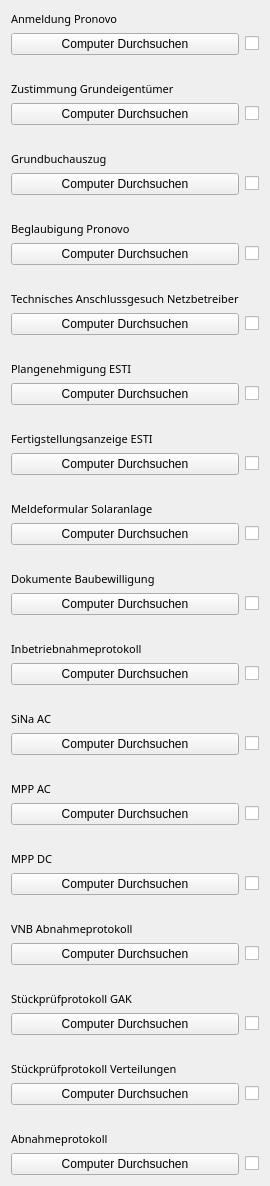
         <widget class="QWidget" name="scrollAreaWidgetContents_9">
          <property name="geometry">
           <rect>
            <x>0</x>
            <y>0</y>
            <width>267</width>
            <height>1149</height>
           </rect>
          </property>
          <layout class="QGridLayout" name="gridLayout_10">
           <item row="32" column="0">
            <widget class="QLabel" name="label_230">
             <property name="text">
              <string/>
             </property>
            </widget>
           </item>
           <item row="37" column="1">
            <widget class="QCheckBox" name="checkBox_37">
             <property name="text">
              <string/>
             </property>
            </widget>
           </item>
           <item row="46" column="1">
            <widget class="QCheckBox" name="checkBox_41">
             <property name="text">
              <string/>
             </property>
            </widget>
           </item>
           <item row="39" column="0">
            <widget class="QLabel" name="label_179">
             <property name="font">
              <font>
               <family>Century Gothic</family>
               <pointsize>8</pointsize>
               <weight>50</weight>
               <italic>false</italic>
               <bold>false</bold>
              </font>
             </property>
             <property name="text">
              <string>MPP DC</string>
             </property>
            </widget>
           </item>
           <item row="0" column="0">
            <widget class="QLabel" name="label_169">
             <property name="font">
              <font>
               <family>Century Gothic</family>
               <pointsize>8</pointsize>
               <weight>50</weight>
               <italic>false</italic>
               <bold>false</bold>
              </font>
             </property>
             <property name="text">
              <string>Anmeldung Pronovo</string>
             </property>
            </widget>
           </item>
           <item row="9" column="1">
            <widget class="QCheckBox" name="checkBox_grundbuchauszug">
             <property name="text">
              <string/>
             </property>
            </widget>
           </item>
           <item row="2" column="1">
            <widget class="QCheckBox" name="checkBox_anmeldung_pronovo">
             <property name="text">
              <string/>
             </property>
            </widget>
           </item>
           <item row="6" column="1">
            <widget class="QCheckBox" name="checkBox_grundeigentmer">
             <property name="text">
              <string/>
             </property>
            </widget>
           </item>
           <item row="24" column="0">
            <widget class="QLabel" name="label_168">
             <property name="font">
              <font>
               <family>Century Gothic</family>
               <pointsize>8</pointsize>
               <weight>50</weight>
               <italic>false</italic>
               <bold>false</bold>
              </font>
             </property>
             <property name="text">
              <string>Meldeformular Solaranlage</string>
             </property>
            </widget>
           </item>
           <item row="13" column="0">
            <widget class="QLabel" name="label_130">
             <property name="text">
              <string/>
             </property>
            </widget>
           </item>
           <item row="46" column="0">
            <widget class="QPushButton" name="pushButton_25">
             <property name="text">
              <string>Computer Durchsuchen</string>
             </property>
            </widget>
           </item>
           <item row="12" column="1">
            <widget class="QCheckBox" name="checkBox_beglaubigung_pronovo">
             <property name="text">
              <string/>
             </property>
            </widget>
           </item>
           <item row="25" column="1">
            <widget class="QCheckBox" name="checkBox_meldeformular">
             <property name="text">
              <string/>
             </property>
            </widget>
           </item>
           <item row="40" column="0">
            <widget class="QPushButton" name="pushButton_30">
             <property name="text">
              <string>Computer Durchsuchen</string>
             </property>
            </widget>
           </item>
           <item row="34" column="1">
            <widget class="QCheckBox" name="checkBox_39">
             <property name="text">
              <string/>
             </property>
            </widget>
           </item>
           <item row="26" column="0">
            <widget class="QLabel" name="label_228">
             <property name="text">
              <string/>
             </property>
            </widget>
           </item>
           <item row="19" column="1">
            <widget class="QCheckBox" name="checkBox_plan_ESTI">
             <property name="text">
              <string/>
             </property>
            </widget>
           </item>
           <item row="53" column="0">
            <widget class="QPushButton" name="pushButton_26">
             <property name="text">
              <string>Computer Durchsuchen</string>
             </property>
            </widget>
           </item>
           <item row="7" column="0">
            <widget class="QLabel" name="label_128">
             <property name="text">
              <string/>
             </property>
            </widget>
           </item>
           <item row="35" column="0">
            <widget class="QLabel" name="label_231">
             <property name="text">
              <string/>
             </property>
            </widget>
           </item>
           <item row="34" column="0">
            <widget class="QPushButton" name="pushButton_17">
             <property name="text">
              <string>Computer Durchsuchen</string>
             </property>
            </widget>
           </item>
           <item row="25" column="0">
            <widget class="QPushButton" name="pushButton_meldeformular">
             <property name="text">
              <string>Computer Durchsuchen</string>
             </property>
            </widget>
           </item>
           <item row="49" column="0">
            <widget class="QLabel" name="label_177">
             <property name="font">
              <font>
               <family>Century Gothic</family>
               <pointsize>8</pointsize>
               <weight>50</weight>
               <italic>false</italic>
               <bold>false</bold>
              </font>
             </property>
             <property name="text">
              <string>Stückprüfprotokoll Verteilungen</string>
             </property>
            </widget>
           </item>
           <item row="28" column="1">
            <widget class="QCheckBox" name="checkBox_baubewilligung">
             <property name="text">
              <string/>
             </property>
            </widget>
           </item>
           <item row="31" column="0">
            <widget class="QPushButton" name="pushButton_16">
             <property name="text">
              <string>Computer Durchsuchen</string>
             </property>
            </widget>
           </item>
           <item row="31" column="1">
            <widget class="QCheckBox" name="checkBox_44">
             <property name="text">
              <string/>
             </property>
            </widget>
           </item>
           <item row="22" column="0">
            <widget class="QPushButton" name="pushButton_fertigstellung_ESTI">
             <property name="text">
              <string>Computer Durchsuchen</string>
             </property>
            </widget>
           </item>
           <item row="18" column="0">
            <widget class="QLabel" name="label_167">
             <property name="font">
              <font>
               <family>Century Gothic</family>
               <pointsize>8</pointsize>
               <weight>50</weight>
               <italic>false</italic>
               <bold>false</bold>
              </font>
             </property>
             <property name="text">
              <string>Plangenehmigung ESTI</string>
             </property>
            </widget>
           </item>
           <item row="38" column="0">
            <widget class="QLabel" name="label_232">
             <property name="text">
              <string/>
             </property>
            </widget>
           </item>
           <item row="20" column="0">
            <widget class="QLabel" name="label_226">
             <property name="text">
              <string/>
             </property>
            </widget>
           </item>
           <item row="16" column="0">
            <widget class="QPushButton" name="pushButton_TAG">
             <property name="text">
              <string>Computer Durchsuchen</string>
             </property>
            </widget>
           </item>
           <item row="28" column="0">
            <widget class="QPushButton" name="pushButton_baubewilligung">
             <property name="text">
              <string>Computer Durchsuchen</string>
             </property>
            </widget>
           </item>
           <item row="6" column="0">
            <widget class="QPushButton" name="pushButton_grundeigentmer">
             <property name="sizePolicy">
              <sizepolicy hsizetype="Minimum" vsizetype="Expanding">
               <horstretch>0</horstretch>
               <verstretch>0</verstretch>
              </sizepolicy>
             </property>
             <property name="maximumSize">
              <size>
               <width>16777215</width>
               <height>16777215</height>
              </size>
             </property>
             <property name="text">
              <string>Computer Durchsuchen</string>
             </property>
            </widget>
           </item>
           <item row="14" column="0">
            <widget class="QLabel" name="label_172">
             <property name="font">
              <font>
               <family>Century Gothic</family>
               <pointsize>8</pointsize>
               <weight>50</weight>
               <italic>false</italic>
               <bold>false</bold>
              </font>
             </property>
             <property name="text">
              <string>Technisches Anschlussgesuch Netzbetreiber</string>
             </property>
            </widget>
           </item>
           <item row="36" column="0">
            <widget class="QLabel" name="label_178">
             <property name="font">
              <font>
               <family>Century Gothic</family>
               <pointsize>8</pointsize>
               <weight>50</weight>
               <italic>false</italic>
               <bold>false</bold>
              </font>
             </property>
             <property name="text">
              <string>MPP AC</string>
             </property>
            </widget>
           </item>
           <item row="40" column="1">
            <widget class="QCheckBox" name="checkBox_38">
             <property name="text">
              <string/>
             </property>
            </widget>
           </item>
           <item row="50" column="1">
            <widget class="QCheckBox" name="checkBox_42">
             <property name="text">
              <string/>
             </property>
            </widget>
           </item>
           <item row="8" column="0">
            <widget class="QLabel" name="label_162">
             <property name="font">
              <font>
               <family>Century Gothic</family>
               <pointsize>8</pointsize>
               <weight>50</weight>
               <italic>false</italic>
               <bold>false</bold>
              </font>
             </property>
             <property name="text">
              <string>Grundbuchauszug</string>
             </property>
            </widget>
           </item>
           <item row="17" column="0">
            <widget class="QLabel" name="label_131">
             <property name="text">
              <string/>
             </property>
            </widget>
           </item>
           <item row="33" column="0">
            <widget class="QLabel" name="label_163">
             <property name="font">
              <font>
               <family>Century Gothic</family>
               <pointsize>8</pointsize>
               <weight>50</weight>
               <italic>false</italic>
               <bold>false</bold>
              </font>
             </property>
             <property name="text">
              <string>SiNa AC</string>
             </property>
            </widget>
           </item>
           <item row="11" column="0">
            <widget class="QLabel" name="label_166">
             <property name="font">
              <font>
               <family>Century Gothic</family>
               <pointsize>8</pointsize>
               <weight>50</weight>
               <italic>false</italic>
               <bold>false</bold>
              </font>
             </property>
             <property name="text">
              <string>Beglaubigung Pronovo</string>
             </property>
            </widget>
           </item>
           <item row="37" column="0">
            <widget class="QPushButton" name="pushButton_29">
             <property name="text">
              <string>Computer Durchsuchen</string>
             </property>
            </widget>
           </item>
           <item row="41" column="0">
            <widget class="QLabel" name="label_233">
             <property name="text">
              <string/>
             </property>
            </widget>
           </item>
           <item row="53" column="1">
            <widget class="QCheckBox" name="checkBox_43">
             <property name="text">
              <string/>
             </property>
            </widget>
           </item>
           <item row="45" column="0">
            <widget class="QLabel" name="label_173">
             <property name="font">
              <font>
               <family>Century Gothic</family>
               <pointsize>8</pointsize>
               <weight>50</weight>
               <italic>false</italic>
               <bold>false</bold>
              </font>
             </property>
             <property name="text">
              <string>Stückprüfprotokoll GAK</string>
             </property>
            </widget>
           </item>
           <item row="48" column="0">
            <widget class="QLabel" name="label_237">
             <property name="text">
              <string/>
             </property>
            </widget>
           </item>
           <item row="30" column="0">
            <widget class="QLabel" name="label_165">
             <property name="font">
              <font>
               <family>Century Gothic</family>
               <pointsize>8</pointsize>
               <weight>50</weight>
               <italic>false</italic>
               <bold>false</bold>
              </font>
             </property>
             <property name="text">
              <string>Inbetriebnahmeprotokoll</string>
             </property>
            </widget>
           </item>
           <item row="2" column="0">
            <widget class="QPushButton" name="pushButton_anmeldung_pronovo">
             <property name="sizePolicy">
              <sizepolicy hsizetype="Minimum" vsizetype="Fixed">
               <horstretch>0</horstretch>
               <verstretch>0</verstretch>
              </sizepolicy>
             </property>
             <property name="text">
              <string>Computer Durchsuchen</string>
             </property>
            </widget>
           </item>
           <item row="51" column="0">
            <widget class="QLabel" name="label_235">
             <property name="text">
              <string/>
             </property>
            </widget>
           </item>
           <item row="43" column="1">
            <widget class="QCheckBox" name="checkBox_40">
             <property name="text">
              <string/>
             </property>
            </widget>
           </item>
           <item row="12" column="0">
            <widget class="QPushButton" name="pushButton_beglaubigung_pronovo">
             <property name="text">
              <string>Computer Durchsuchen</string>
             </property>
            </widget>
           </item>
           <item row="44" column="0">
            <widget class="QLabel" name="label_234">
             <property name="text">
              <string/>
             </property>
            </widget>
           </item>
           <item row="42" column="0">
            <widget class="QLabel" name="label_176">
             <property name="font">
              <font>
               <family>Century Gothic</family>
               <pointsize>8</pointsize>
               <weight>50</weight>
               <italic>false</italic>
               <bold>false</bold>
              </font>
             </property>
             <property name="text">
              <string>VNB Abnahmeprotokoll</string>
             </property>
            </widget>
           </item>
           <item row="19" column="0">
            <widget class="QPushButton" name="pushButton_plan_ESTI">
             <property name="text">
              <string>Computer Durchsuchen</string>
             </property>
            </widget>
           </item>
           <item row="10" column="0">
            <widget class="QLabel" name="label_129">
             <property name="text">
              <string/>
             </property>
            </widget>
           </item>
           <item row="22" column="1">
            <widget class="QCheckBox" name="checkBox_fertigstellung_ESTI">
             <property name="text">
              <string/>
             </property>
            </widget>
           </item>
           <item row="23" column="0">
            <widget class="QLabel" name="label_227">
             <property name="text">
              <string/>
             </property>
            </widget>
           </item>
           <item row="50" column="0">
            <widget class="QPushButton" name="pushButton_32">
             <property name="text">
              <string>Computer Durchsuchen</string>
             </property>
            </widget>
           </item>
           <item row="9" column="0">
            <widget class="QPushButton" name="pushButton_grundbuchauszug">
             <property name="text">
              <string>Computer Durchsuchen</string>
             </property>
            </widget>
           </item>
           <item row="21" column="0">
            <widget class="QLabel" name="label_171">
             <property name="font">
              <font>
               <family>Century Gothic</family>
               <pointsize>8</pointsize>
               <weight>50</weight>
               <italic>false</italic>
               <bold>false</bold>
              </font>
             </property>
             <property name="text">
              <string>Fertigstellungsanzeige ESTI</string>
             </property>
            </widget>
           </item>
           <item row="52" column="0">
            <widget class="QLabel" name="label_180">
             <property name="font">
              <font>
               <family>Century Gothic</family>
               <pointsize>8</pointsize>
               <weight>50</weight>
               <italic>false</italic>
               <bold>false</bold>
              </font>
             </property>
             <property name="text">
              <string>Abnahmeprotokoll</string>
             </property>
            </widget>
           </item>
           <item row="27" column="0">
            <widget class="QLabel" name="label_164">
             <property name="font">
              <font>
               <family>Century Gothic</family>
               <pointsize>8</pointsize>
               <weight>50</weight>
               <italic>false</italic>
               <bold>false</bold>
              </font>
             </property>
             <property name="text">
              <string>Dokumente Baubewilligung</string>
             </property>
            </widget>
           </item>
           <item row="16" column="1">
            <widget class="QCheckBox" name="checkBox_TAG">
             <property name="text">
              <string/>
             </property>
            </widget>
           </item>
           <item row="29" column="0">
            <widget class="QLabel" name="label_229">
             <property name="text">
              <string/>
             </property>
            </widget>
           </item>
           <item row="43" column="0">
            <widget class="QPushButton" name="pushButton_31">
             <property name="text">
              <string>Computer Durchsuchen</string>
             </property>
            </widget>
           </item>
           <item row="5" column="0">
            <widget class="QLabel" name="label_170">
             <property name="font">
              <font>
               <family>Century Gothic</family>
               <pointsize>8</pointsize>
               <weight>50</weight>
               <italic>false</italic>
               <bold>false</bold>
              </font>
             </property>
             <property name="text">
              <string>Zustimmung Grundeigentümer</string>
             </property>
            </widget>
           </item>
           <item row="4" column="0">
            <widget class="QLabel" name="label_127">
             <property name="text">
              <string/>
             </property>
            </widget>
           </item>
          </layout>
         </widget>
